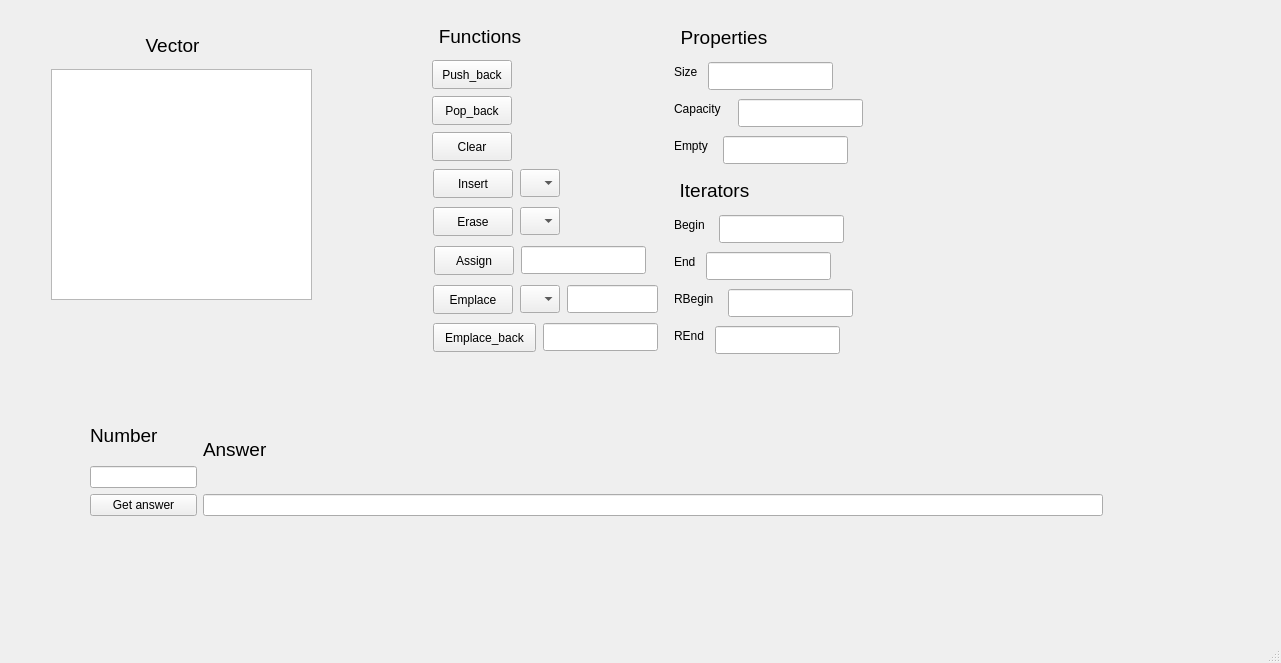
<?xml version="1.0" encoding="UTF-8"?>
<ui version="4.0">
 <class>MainWindow</class>
 <widget class="QMainWindow" name="MainWindow">
  <property name="geometry">
   <rect>
    <x>0</x>
    <y>0</y>
    <width>1281</width>
    <height>663</height>
   </rect>
  </property>
  <property name="windowTitle">
   <string>MainWindow</string>
  </property>
  <widget class="QWidget" name="centralwidget">
   <widget class="QWidget" name="layoutWidget">
    <property name="geometry">
     <rect>
      <x>90</x>
      <y>410</y>
      <width>1013</width>
      <height>106</height>
     </rect>
    </property>
    <layout class="QHBoxLayout" name="horizontalLayout_3">
     <item>
      <layout class="QVBoxLayout" name="verticalLayout_9">
       <item>
        <widget class="QLabel" name="number">
         <property name="font">
          <font>
           <pointsize>14</pointsize>
          </font>
         </property>
         <property name="text">
          <string>Number</string>
         </property>
        </widget>
       </item>
       <item>
        <widget class="QLineEdit" name="numberLine">
         <property name="text">
          <string/>
         </property>
        </widget>
       </item>
       <item>
        <widget class="QPushButton" name="getAnswer">
         <property name="minimumSize">
          <size>
           <width>100</width>
           <height>0</height>
          </size>
         </property>
         <property name="text">
          <string>Get answer</string>
         </property>
        </widget>
       </item>
      </layout>
     </item>
     <item>
      <layout class="QVBoxLayout" name="verticalLayout_10">
       <item>
        <widget class="QLabel" name="answer">
         <property name="font">
          <font>
           <pointsize>14</pointsize>
          </font>
         </property>
         <property name="text">
          <string>Answer</string>
         </property>
        </widget>
       </item>
       <item>
        <widget class="QLineEdit" name="answerLine">
         <property name="minimumSize">
          <size>
           <width>900</width>
           <height>0</height>
          </size>
         </property>
         <property name="text">
          <string/>
         </property>
        </widget>
       </item>
      </layout>
     </item>
    </layout>
   </widget>
   <widget class="QTextBrowser" name="textBrowser">
    <property name="geometry">
     <rect>
      <x>51</x>
      <y>69</y>
      <width>261</width>
      <height>231</height>
     </rect>
    </property>
   </widget>
   <widget class="QLabel" name="label">
    <property name="geometry">
     <rect>
      <x>140</x>
      <y>30</y>
      <width>65</width>
      <height>31</height>
     </rect>
    </property>
    <property name="font">
     <font>
      <pointsize>14</pointsize>
     </font>
    </property>
    <property name="text">
     <string>Vector</string>
    </property>
    <property name="alignment">
     <set>Qt::AlignCenter</set>
    </property>
   </widget>
   <widget class="QLabel" name="label_4">
    <property name="geometry">
     <rect>
      <x>672</x>
      <y>175</y>
      <width>85</width>
      <height>31</height>
     </rect>
    </property>
    <property name="font">
     <font>
      <pointsize>14</pointsize>
     </font>
    </property>
    <property name="text">
     <string>Iterators</string>
    </property>
    <property name="alignment">
     <set>Qt::AlignCenter</set>
    </property>
   </widget>
   <widget class="QLabel" name="label_3">
    <property name="geometry">
     <rect>
      <x>431</x>
      <y>21</y>
      <width>98</width>
      <height>31</height>
     </rect>
    </property>
    <property name="font">
     <font>
      <pointsize>14</pointsize>
     </font>
    </property>
    <property name="text">
     <string>Functions</string>
    </property>
    <property name="alignment">
     <set>Qt::AlignCenter</set>
    </property>
   </widget>
   <widget class="QPushButton" name="pushBack">
    <property name="geometry">
     <rect>
      <x>432</x>
      <y>60</y>
      <width>80</width>
      <height>29</height>
     </rect>
    </property>
    <property name="text">
     <string>Push_back</string>
    </property>
   </widget>
   <widget class="QPushButton" name="popBack">
    <property name="geometry">
     <rect>
      <x>432</x>
      <y>96</y>
      <width>80</width>
      <height>29</height>
     </rect>
    </property>
    <property name="text">
     <string>Pop_back</string>
    </property>
   </widget>
   <widget class="QPushButton" name="clear">
    <property name="geometry">
     <rect>
      <x>432</x>
      <y>132</y>
      <width>80</width>
      <height>29</height>
     </rect>
    </property>
    <property name="text">
     <string>Clear</string>
    </property>
   </widget>
   <widget class="QPushButton" name="emplaceBack">
    <property name="geometry">
     <rect>
      <x>433</x>
      <y>323</y>
      <width>103</width>
      <height>29</height>
     </rect>
    </property>
    <property name="text">
     <string>Emplace_back</string>
    </property>
   </widget>
   <widget class="QLineEdit" name="emplaceBackLine">
    <property name="geometry">
     <rect>
      <x>543</x>
      <y>323</y>
      <width>115</width>
      <height>28</height>
     </rect>
    </property>
   </widget>
   <widget class="QPushButton" name="insert">
    <property name="geometry">
     <rect>
      <x>433</x>
      <y>169</y>
      <width>80</width>
      <height>29</height>
     </rect>
    </property>
    <property name="text">
     <string>Insert</string>
    </property>
   </widget>
   <widget class="QComboBox" name="inserBox">
    <property name="geometry">
     <rect>
      <x>520</x>
      <y>169</y>
      <width>40</width>
      <height>28</height>
     </rect>
    </property>
    <property name="maximumSize">
     <size>
      <width>40</width>
      <height>16777215</height>
     </size>
    </property>
   </widget>
   <widget class="QLabel" name="end">
    <property name="geometry">
     <rect>
      <x>674</x>
      <y>252</y>
      <width>25</width>
      <height>20</height>
     </rect>
    </property>
    <property name="text">
     <string>End</string>
    </property>
   </widget>
   <widget class="QLineEdit" name="endLine">
    <property name="geometry">
     <rect>
      <x>706</x>
      <y>252</y>
      <width>125</width>
      <height>28</height>
     </rect>
    </property>
    <property name="readOnly">
     <bool>true</bool>
    </property>
   </widget>
   <widget class="QLineEdit" name="rEndLine">
    <property name="geometry">
     <rect>
      <x>715</x>
      <y>326</y>
      <width>125</width>
      <height>28</height>
     </rect>
    </property>
    <property name="readOnly">
     <bool>true</bool>
    </property>
   </widget>
   <widget class="QLabel" name="rEnd">
    <property name="geometry">
     <rect>
      <x>674</x>
      <y>326</y>
      <width>34</width>
      <height>20</height>
     </rect>
    </property>
    <property name="text">
     <string>REnd</string>
    </property>
   </widget>
   <widget class="QPushButton" name="assign">
    <property name="geometry">
     <rect>
      <x>434</x>
      <y>246</y>
      <width>80</width>
      <height>29</height>
     </rect>
    </property>
    <property name="text">
     <string>Assign</string>
    </property>
   </widget>
   <widget class="QLineEdit" name="assginLine">
    <property name="geometry">
     <rect>
      <x>521</x>
      <y>246</y>
      <width>125</width>
      <height>28</height>
     </rect>
    </property>
    <property name="inputMask">
     <string/>
    </property>
   </widget>
   <widget class="QComboBox" name="eraseBox">
    <property name="geometry">
     <rect>
      <x>520</x>
      <y>207</y>
      <width>40</width>
      <height>28</height>
     </rect>
    </property>
    <property name="maximumSize">
     <size>
      <width>40</width>
      <height>16777215</height>
     </size>
    </property>
   </widget>
   <widget class="QPushButton" name="erase">
    <property name="geometry">
     <rect>
      <x>433</x>
      <y>207</y>
      <width>80</width>
      <height>29</height>
     </rect>
    </property>
    <property name="text">
     <string>Erase</string>
    </property>
   </widget>
   <widget class="QLabel" name="label_5">
    <property name="geometry">
     <rect>
      <x>672</x>
      <y>22</y>
      <width>104</width>
      <height>31</height>
     </rect>
    </property>
    <property name="font">
     <font>
      <pointsize>14</pointsize>
     </font>
    </property>
    <property name="text">
     <string>Properties</string>
    </property>
    <property name="alignment">
     <set>Qt::AlignCenter</set>
    </property>
   </widget>
   <widget class="QPushButton" name="emplace">
    <property name="geometry">
     <rect>
      <x>433</x>
      <y>285</y>
      <width>80</width>
      <height>29</height>
     </rect>
    </property>
    <property name="text">
     <string>Emplace</string>
    </property>
   </widget>
   <widget class="QComboBox" name="emplaceBox">
    <property name="geometry">
     <rect>
      <x>520</x>
      <y>285</y>
      <width>40</width>
      <height>28</height>
     </rect>
    </property>
    <property name="maximumSize">
     <size>
      <width>40</width>
      <height>16777215</height>
     </size>
    </property>
   </widget>
   <widget class="QLineEdit" name="emplaceLine">
    <property name="geometry">
     <rect>
      <x>567</x>
      <y>285</y>
      <width>91</width>
      <height>28</height>
     </rect>
    </property>
   </widget>
   <widget class="QLabel" name="begin">
    <property name="geometry">
     <rect>
      <x>674</x>
      <y>215</y>
      <width>38</width>
      <height>20</height>
     </rect>
    </property>
    <property name="text">
     <string>Begin</string>
    </property>
   </widget>
   <widget class="QLineEdit" name="beginLine">
    <property name="geometry">
     <rect>
      <x>719</x>
      <y>215</y>
      <width>125</width>
      <height>28</height>
     </rect>
    </property>
    <property name="readOnly">
     <bool>true</bool>
    </property>
   </widget>
   <widget class="QLineEdit" name="emptyLine">
    <property name="geometry">
     <rect>
      <x>723</x>
      <y>136</y>
      <width>125</width>
      <height>28</height>
     </rect>
    </property>
    <property name="readOnly">
     <bool>true</bool>
    </property>
   </widget>
   <widget class="QLabel" name="empty">
    <property name="geometry">
     <rect>
      <x>674</x>
      <y>136</y>
      <width>42</width>
      <height>20</height>
     </rect>
    </property>
    <property name="text">
     <string>Empty</string>
    </property>
   </widget>
   <widget class="QLabel" name="size">
    <property name="geometry">
     <rect>
      <x>674</x>
      <y>62</y>
      <width>27</width>
      <height>20</height>
     </rect>
    </property>
    <property name="text">
     <string>Size</string>
    </property>
   </widget>
   <widget class="QLineEdit" name="sizeLine">
    <property name="geometry">
     <rect>
      <x>708</x>
      <y>62</y>
      <width>125</width>
      <height>28</height>
     </rect>
    </property>
   </widget>
   <widget class="QLabel" name="capacity">
    <property name="geometry">
     <rect>
      <x>674</x>
      <y>99</y>
      <width>57</width>
      <height>20</height>
     </rect>
    </property>
    <property name="text">
     <string>Capacity</string>
    </property>
   </widget>
   <widget class="QLineEdit" name="capacityLine">
    <property name="geometry">
     <rect>
      <x>738</x>
      <y>99</y>
      <width>125</width>
      <height>28</height>
     </rect>
    </property>
   </widget>
   <widget class="QLabel" name="rBegin">
    <property name="geometry">
     <rect>
      <x>674</x>
      <y>289</y>
      <width>47</width>
      <height>20</height>
     </rect>
    </property>
    <property name="text">
     <string>RBegin</string>
    </property>
   </widget>
   <widget class="QLineEdit" name="rBeginLine">
    <property name="geometry">
     <rect>
      <x>728</x>
      <y>289</y>
      <width>125</width>
      <height>28</height>
     </rect>
    </property>
    <property name="readOnly">
     <bool>true</bool>
    </property>
   </widget>
  </widget>
  <widget class="QMenuBar" name="menubar">
   <property name="geometry">
    <rect>
     <x>0</x>
     <y>0</y>
     <width>1281</width>
     <height>25</height>
    </rect>
   </property>
  </widget>
  <widget class="QStatusBar" name="statusbar"/>
 </widget>
 <resources/>
 <connections/>
</ui>
